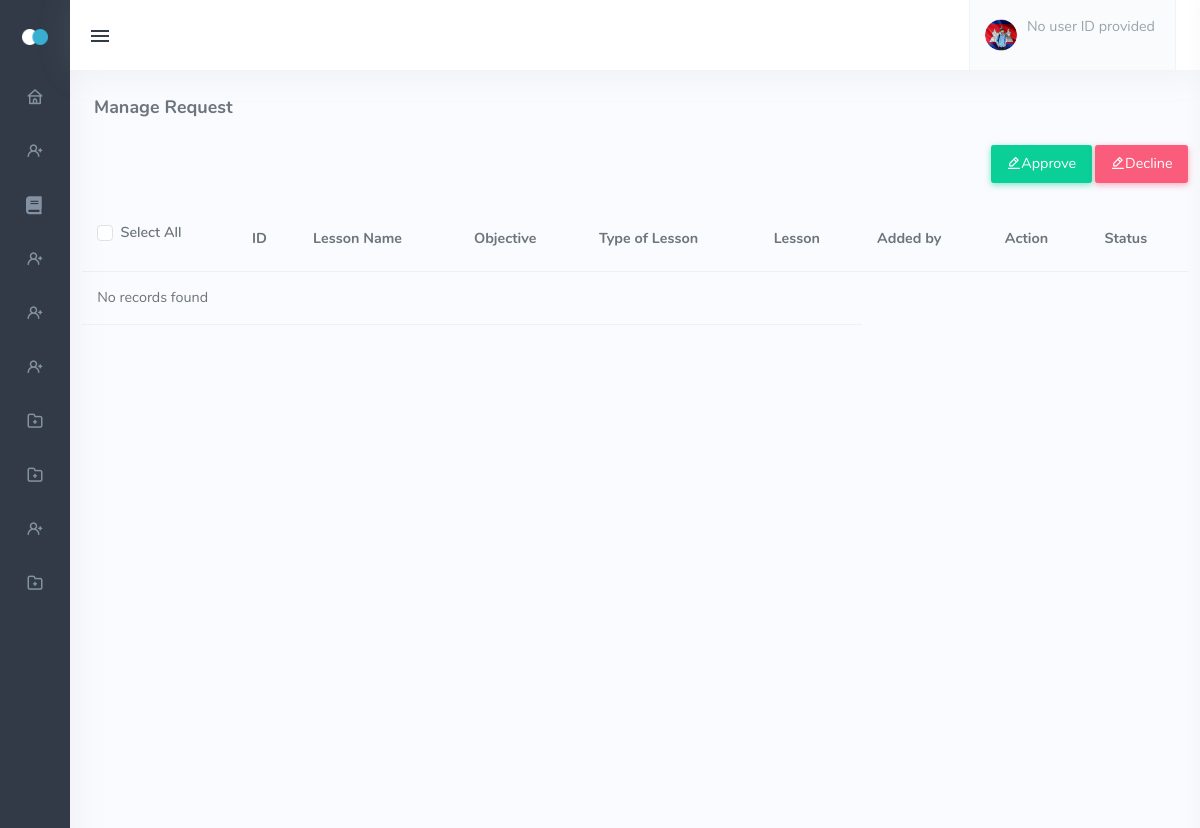
Before: /admin_archive_lessons.php with the older database file.
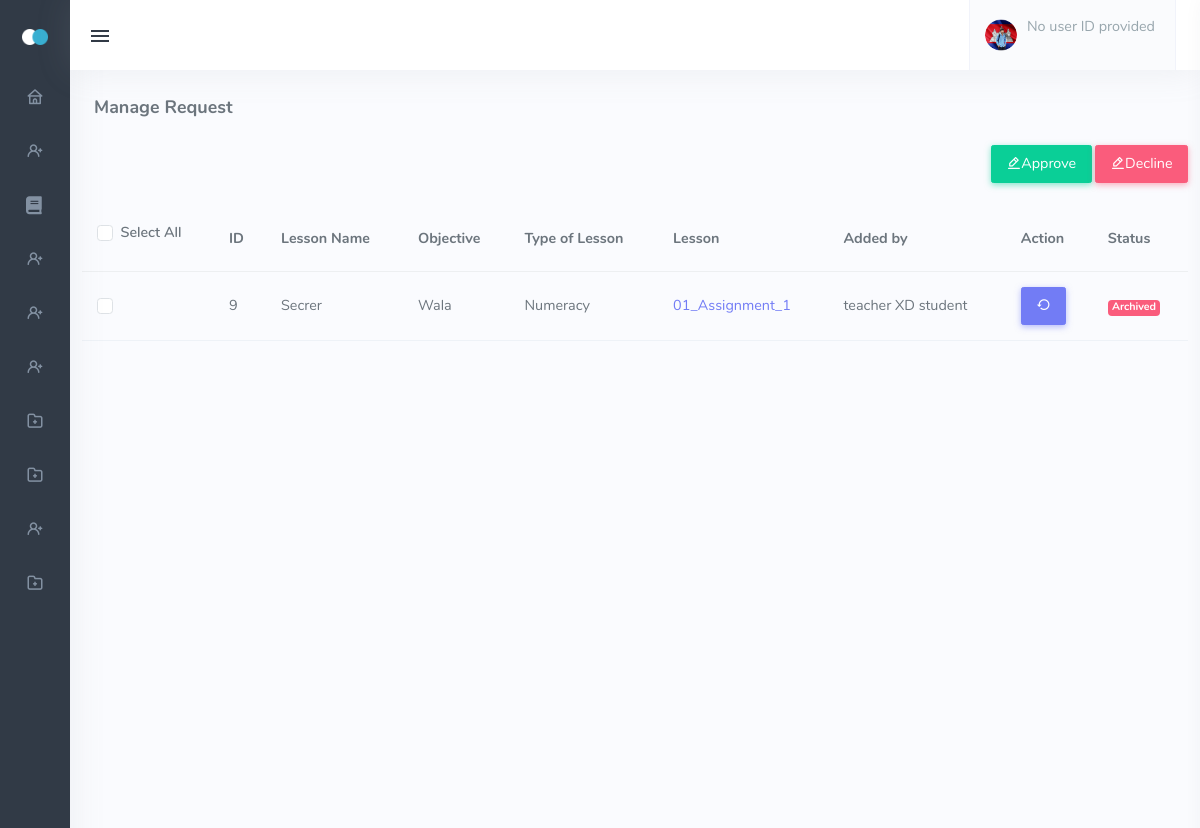
After: the same page with the newer database file.
### tables this page shows
CREATE TABLE `tbl_lesson_files` (
  `lesson_files_id` int(11) NOT NULL,
  `lesson_id` int(11) NOT NULL,
  `lesson` text NOT NULL,
  `added_by` int(11) NOT NULL,
  `status` int(11) NOT NULL
);

CREATE TABLE `tbl_lesson` (
  `lesson_id` int(11) NOT NULL,
  `name` varchar(244) NOT NULL,
  `objective` text NOT NULL,
  `level` varchar(244) NOT NULL,
  `type` varchar(244) NOT NULL,
  `added_by` int(11) NOT NULL
);

CREATE TABLE `tbl_userinfo` (
  `user_id` int(11) NOT NULL,
  `firstname` varchar(244) NOT NULL,
  `middlename` varchar(244) NOT NULL,
  `lastname` varchar(244) NOT NULL,
  `birthday` date NOT NULL,
  `gender` varchar(244) NOT NULL
);

### admin_archive_lessons.php (the view, shortened to what the changed rows need)
<!DOCTYPE html>
<html lang="en" class="menuitem-active">
<head>
    <link href="assets/css/icons.min.css" rel="stylesheet" type="text/css">
    <link href="assets/css/app.min.css" rel="stylesheet" type="text/css" id="light-style">
    <link href="assets/css/app-dark.min.css" rel="stylesheet" type="text/css" id="dark-style" disabled="disabled">
    <link rel="stylesheet" href="https://cdnjs.cloudflare.com/ajax/libs/font-awesome/5.15.3/css/all.min.css">
    <link href="assets/css/vendor/quill.core.css" rel="stylesheet" type="text/css" />
    <link href="assets/css/vendor/quill.snow.css" rel="stylesheet" type="text/css" />
</head>
<body class="show"
    data-layout-config="{&quot;leftSideBarTheme&quot;:&quot;dark&quot;,&quot;layoutBoxed&quot;:false, &quot;leftSidebarCondensed&quot;:false, &quot;leftSidebarScrollable&quot;:false,&quot;darkMode&quot;:false, &quot;showRightSidebarOnStart&quot;: false}"
    data-leftbar-theme="dark" data-leftbar-compact-mode="condensed" style="visibility: visible;">
    <div class="wrapper">
        <thead>
            <tr>
                <th class="">
                    <div class="form-check form-checkbox-success mb-2">
                        <input type="checkbox" class="form-check-input" id="customCheckAll">
                        <label class="form-check-label" for="customCheckAll">Select All</label>
                    </div>
                </th>
                <th>ID</th>
                <th>Lesson Name</th>
                <th>Objective</th>
                <th>Type of Lesson</th>
                <th>Lesson</th>
                <th>Added by</th>
                <th>Action</th>
                <th>Status</th>
            </tr>
        </thead>
        <tbody>
            <?php
                    include 'dbcon.php';
                    $sql = "SELECT tbl_lesson.lesson_id, tbl_lesson.name, tbl_lesson.objective, tbl_lesson.level, tbl_lesson.type, tbl_lesson.added_by, tbl_lesson_files.lesson_files_id, tbl_lesson_files.lesson,
                    tbl_lesson_files.status, tbl_userinfo.firstname, tbl_userinfo.middlename, tbl_userinfo.lastname
                    FROM tbl_content
                    JOIN tbl_lesson ON tbl_content.lesson_id = tbl_lesson.lesson_id
                    JOIN tbl_lesson_files ON tbl_content.lesson_files_id = tbl_lesson_files.lesson_files_id
                    JOIN tbl_userinfo ON tbl_lesson.added_by = tbl_userinfo.user_id
                    WHERE tbl_lesson_files.status IN (3,0)";
                    $result = mysqli_query($conn, $sql);
                    if ($result && mysqli_num_rows($result) > 0) {
                        while ($row = mysqli_fetch_assoc($result)) {
                            ?>
            <tr>
                <td>
                    <div class="form-check form-checkbox-success">
                        <input type="checkbox" class="form-check-input customCheckbox" id="customCheckcolor2">
                    </div>
                </td>
                <td><?php echo $row['lesson_id']; ?></td>
                <td><?php echo $row['name']; ?></td>
                <td><?php echo $row['objective']; ?></td>
                <td><?php echo $row['type']; ?></td>
                <td><a href="teachers/lessons/<?php echo $row['lesson']; ?>"
                        target="_blank"><?php echo substr($row['lesson'], 0, 15); ?></a></td>
                <td><?php echo $row['firstname'] . ' ' . $row['middlename'] . ' ' . $row['lastname']; ?></td>
                <td>
                    <a href="admin_lesson_unarchive.php?lesson_files_id=<?php echo $row['lesson_files_id'] ?>"
                        class="accept">
                        <button type="button" class="btn btn-primary"><i class="mdi mdi-restore"></i> </button>
                    </a>
                </td>
                <td>
                    <?php
                                if ($row['status'] == 3) {
                                    echo '<span class="badge bg-danger">Archived</span>';
                                } elseif ($row['status'] == 0) {
                                    echo '<span class="badge bg-danger">Deleted</span>';
                                } else {
                                    echo "<tr><td colspan='6'>No records found</td></tr>";
                                }
                                ?>
                </td>
            </tr>
            <?php
                        }
                    } else {
                        echo "<tr><td colspan='6'>No records found</td></tr>";
                    }
                    ?>
        </tbody>
</body>
</html>

Changed rows visible on the page:
now on this page (row edited): tbl_lesson_files: lesson.lesson_id "9", lesson.name "Secrer", lesson.objective "Wala", lesson.type "Numeracy", lesson "01_Assignment_1", added_by.firstname "teacher", added_by.middlename "XD", added_by.lastname "student", status "Archived"
Other visible differences:
text no longer shown: "No records found"
